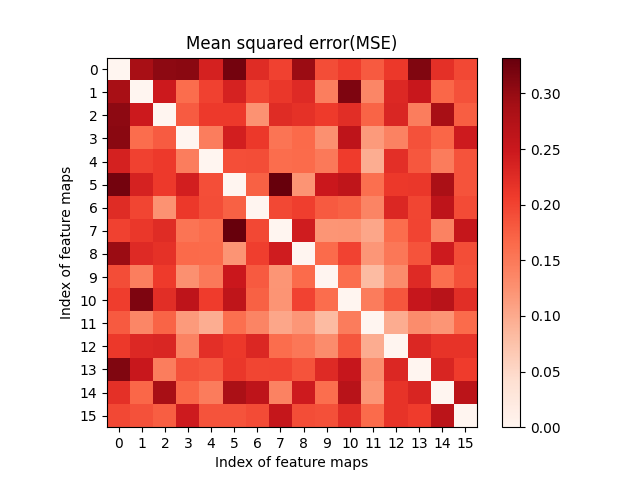

Source code (Python):
import torch
import matplotlib.pyplot as plt
import numpy as np
from PIL import Image
from torchvision import transforms
from torchvision import utils
import torch.nn as nn
import os

import argparse
import os
import time

import torch
import torch.nn as nn
import torch.nn.parallel
import torch.backends.cudnn as cudnn
import torch.optim
import torch.utils.data
import torchvision.transforms as transforms
import torchvision.datasets as datasets

import Visualization.ResNet20_on_CIFAR10_Baseline as ResNet20_on_CIFAR10

model_names = sorted(name for name in ResNet20_on_CIFAR10.__dict__
                     if name.islower() and not name.startswith("__")
                     and name.startswith("resnet")
                     and callable(ResNet20_on_CIFAR10.__dict__[name]))


parser = argparse.ArgumentParser(description='PyTorch CIFAR10 Training')
parser.add_argument('--arch', '-a', metavar='ARCH', default='resnet20',
                    choices=model_names,
                    help='model architecture: ' + ' | '.join(model_names) +
                    ' (default: resnet20)')
parser.add_argument('--resume', default='../Visualization/tabby_cat_s_000319/checkpointResNet20_CIFAR10/model_best.pth.tar', type=str, metavar='PATH',
                    help='path to latest checkpoint (default: ../Visualization/tabby_cat_s_000319/checkpointResNet20_CIFAR10/model_best.pth.tar)')


def main():
    global args, best_prec1
    args = parser.parse_args()

    model = ResNet20_on_CIFAR10.__dict__[args.arch]()

    model = torch.nn.DataParallel(model)

    model.cuda()

    # optionally resume from a checkpoint
    if args.resume:
        if os.path.isfile(args.resume):
            print("=> loading checkpoint '{}'".format(args.resume))
            checkpoint = torch.load(args.resume)
            args.start_epoch = checkpoint['epoch']
            best_prec1 = checkpoint['best_prec1']
            model.load_state_dict(checkpoint['state_dict'])
            print("=> loaded checkpoint (epoch {})"
                  .format(checkpoint['epoch']))
        else:
            print("=> no checkpoint found at '{}'".format(args.resume))


    data_transform = transforms.Compose([transforms.ToTensor(),
                                         transforms.Normalize((0.4914, 0.4822, 0.4465), (0.2023, 0.1994, 0.2010))])


    img = Image.open(r'../Visualization/将cifar10数据集转化为图片/tabby_cat_s_000319.png')

    img = data_transform(img)
    img = torch.unsqueeze(img, dim=0)

    with torch.no_grad():
        out_put = model(img.cuda())

    img = out_put.squeeze().detach().cpu().numpy()

    Colorful_Matrix = []
    for Img in range(img.shape[0]):
        Baseline = img[Img]
        Baseline = np.repeat(Baseline[None, :, :], img.shape[0], axis=0)
        MSE_Baseline = np.mean((Baseline - img) ** 2, axis=(1, 2))

        if len(str(Img)) == 1:
            print("MSE_Baseline_0{}:{}".format(Img+1, MSE_Baseline))

            Colorful_Matrix.append(MSE_Baseline)
        else:
            print("MSE_Baseline_{}:{}".format(Img+1, MSE_Baseline))

            Colorful_Matrix.append(MSE_Baseline)

    Colorful_Matrix = np.array(Colorful_Matrix)
    plt.imshow(Colorful_Matrix, cmap=plt.cm.Reds)
    plt.xticks(range(Colorful_Matrix.shape[0]), range(Colorful_Matrix.shape[0]))
    plt.yticks(range(Colorful_Matrix.shape[1]), range(Colorful_Matrix.shape[1]))
    plt.colorbar()
    plt.xlabel('Index of feature maps')
    plt.ylabel('Index of feature maps')
    plt.title('Mean squared error(MSE)')
    plt.savefig(r'./tabby_cat_s_000319_Baseline.png')
    plt.show()



if __name__ == '__main__':
        main()